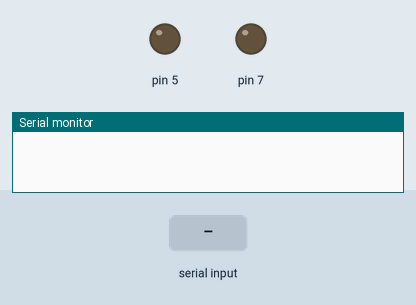
A sketch run on a simulated Arduino Uno, built with avr-gcc and run on an emulated ATmega328P. Shown: output pins drawn as LEDs (lit = HIGH), the last lines printed to the serial monitor. Inputs (shaded band) come from the test bench.

Above: at 1.2 s.
1.3 s: "led_1_open\n" received over Serial
At 2.5 s:
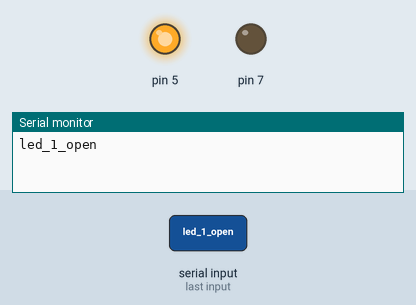
2.8 s: "led_3_open\n" received over Serial
At 3.9 s:
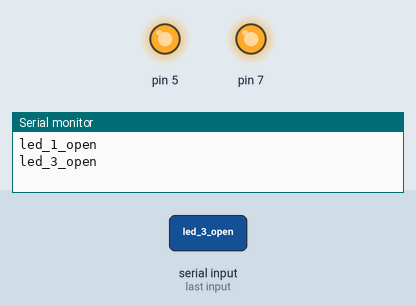
4.3 s: "led_1_close\n" received over Serial
At 5.1 s:
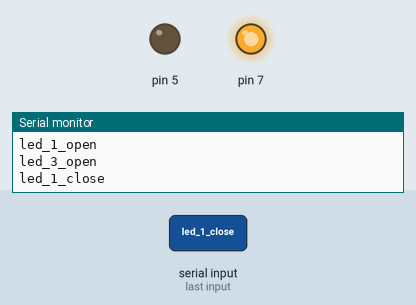
Timing chart, 0 to 7.3 s (numbered marks = the images above; inputs shaded):
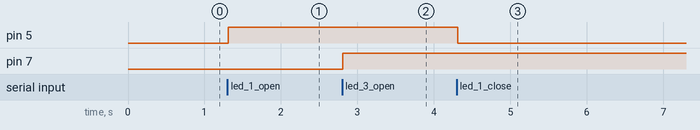

The sketch:

main.ino
```cpp
String command;

void setup() {
    Serial.begin(9600);
}

void loop() {
    if(Serial.available()){
        command = Serial.readStringUntil('\n');

        Serial.println(command);
        if (command.equals("led_1_open")){
          analogWrite(5,255);
        }else if(command.equals("led_1_close")){
          analogWrite(5,0);
        }else if (command.equals("led_3_open")){
          analogWrite(7,255);
        }else if(command.equals("led_3_close")){
          analogWrite(7,0);
        }
    }
}
```

Measured:
- after the input at 1.3 s, pin 5: LOW → HIGH at once
- after the input at 2.8 s, pin 7: LOW → HIGH at once
- after the input at 4.3 s, pin 5: HIGH → LOW at once
